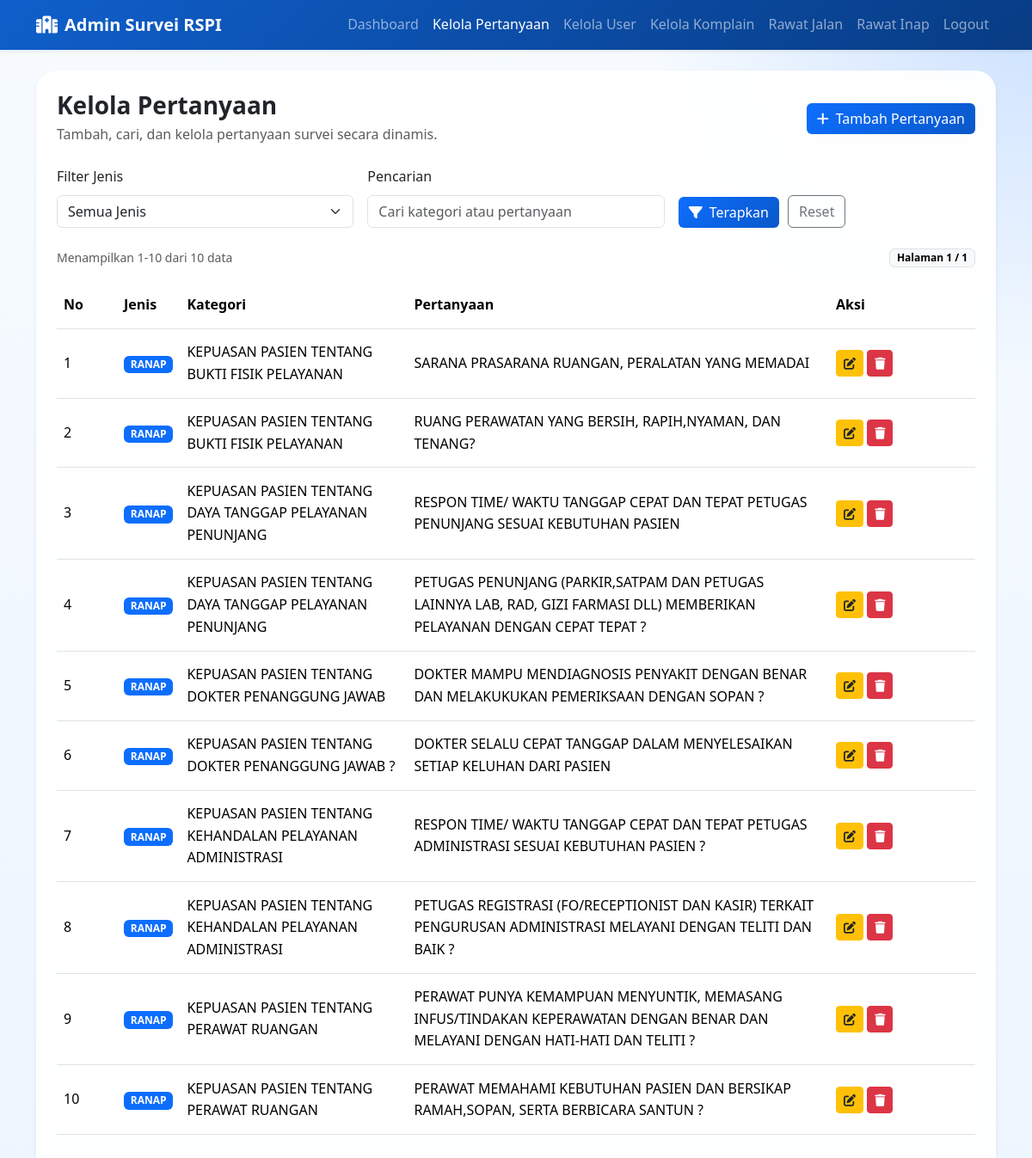
/admin/pertanyaan/index.php (signed in), run on the app's committed database.
### tables this page shows
CREATE TABLE `pertanyaan` (
  `id` int(11) NOT NULL,
  `jenis` enum('ralan','ranap') NOT NULL,
  `kategori` varchar(100) NOT NULL,
  `pertanyaan` text NOT NULL
);

### config/koneksi.php (called while the page is built, shortened)
<?php
function url(string $path = ''): string
{
    return BASE_URL . ($path !== '' ? '/' . ltrim($path, '/') : '');
}
function e(string $value): string
{
    return htmlspecialchars($value, ENT_QUOTES, 'UTF-8');
}
function user_saat_ini(): ?array
{
    return $_SESSION['user'] ?? null;
}
function user_punya_role(string ...$roles): bool
{
    $user = user_saat_ini();
    return in_array($user['role'], $roles, true);
}
?>

### admin/pertanyaan/index.php (the view, shortened to what this page needs)
<?php
require_once __DIR__ . '/../../config/koneksi.php';
$search = trim($_GET['q'] ?? '');
$page = max(1, (int) ($_GET['page'] ?? 1));
$perPage = 10;
$where = [];
$params = [];
$types = '';
$whereSql = $where ? ' WHERE ' . implode(' AND ', $where) : '';
$countSql = 'SELECT COUNT(*) AS total FROM pertanyaan' . $whereSql;
$dataSql = 'SELECT * FROM pertanyaan' . $whereSql . ' ORDER BY jenis ASC, kategori ASC, id DESC LIMIT ? OFFSET ?';
if ($params) {
    $stmtCount = mysqli_prepare($conn, $countSql);
    mysqli_stmt_bind_param($stmtCount, $types, ...$params);
    mysqli_stmt_execute($stmtCount);
    $countResult = mysqli_stmt_get_result($stmtCount);
    $totalData = (int) (mysqli_fetch_assoc($countResult)['total'] ?? 0);
    mysqli_stmt_close($stmtCount);
} else {
    $countResult = mysqli_query($conn, $countSql);
    $totalData = (int) (mysqli_fetch_assoc($countResult)['total'] ?? 0);
}
$totalPages = max(1, (int) ceil($totalData / $perPage));
$page = min($page, $totalPages);
$offset = ($page - 1) * $perPage;
$stmt = mysqli_prepare($conn, $dataSql);
$dataParams = $params;
$dataParams[] = $perPage;
$dataParams[] = $offset;
$dataTypes = $types . 'ii';
mysqli_stmt_bind_param($stmt, $dataTypes, ...$dataParams);
mysqli_stmt_execute($stmt);
$result = mysqli_stmt_get_result($stmt);
$activeMenu = 'pertanyaan';
require_once __DIR__ . '/../../includes/header.php';
require_once __DIR__ . '/../../includes/admin_nav.php';
?>
<div class="container py-4">
    <div class="card google-card border-0 shadow-sm">
        <div class="card-body p-4">
            <div class="d-flex flex-wrap justify-content-between align-items-center gap-3 mb-4">
                <div>
                    <h3 class="fw-bold mb-1">Kelola Pertanyaan</h3>
                    <p class="text-muted mb-0">Tambah, cari, dan kelola pertanyaan survei secara dinamis.</p>
                </div>
                <a href="<?= url('admin/pertanyaan/tambah.php'); ?>" class="btn btn-rs-primary"><i class="fa-solid fa-plus me-2"></i>Tambah Pertanyaan</a>
            </div>
            <form method="get" class="filter-grid mb-4">
                <div>
                    <label class="form-label">Filter Jenis</label>
                    <select name="jenis" class="form-select">
                        <option value="">Semua Jenis</option>
                    </select>
                </div>
                <div>
                    <label class="form-label">Pencarian</label>
                    <input type="text" name="q" class="form-control" value="<?= e($search); ?>" placeholder="Cari kategori atau pertanyaan">
                </div>
                <div class="filter-actions">
                    <button type="submit" class="btn btn-rs-primary"><i class="fa-solid fa-filter me-2"></i>Terapkan</button>
                    <a href="<?= url('admin/pertanyaan/index.php'); ?>" class="btn btn-outline-secondary">Reset</a>
                </div>
            </form>
            <div class="d-flex justify-content-between align-items-center flex-wrap gap-2 mb-3">
                <span class="text-muted small">Menampilkan <?= $totalData > 0 ? $offset + 1 : 0; ?>-<?= min($offset + $perPage, $totalData); ?> dari <?= $totalData; ?> data</span>
                <span class="badge text-bg-light border">Halaman <?= $page; ?> / <?= $totalPages; ?></span>
            </div>
            <div class="table-responsive">
                <table class="table table-hover align-middle">
                    <thead>
                        <tr>
                            <th width="70">No</th>
                            <th>Jenis</th>
                            <th>Kategori</th>
                            <th>Pertanyaan</th>
                            <th width="170">Aksi</th>
                        </tr>
                    </thead>
                    <tbody>
                        <?php if (mysqli_num_rows($result) === 0) : ?>
                            <tr><td colspan="5" class="text-center text-muted py-4">Belum ada data yang cocok dengan filter.</td></tr>
                        <?php else : ?>
                            <?php $no = $offset + 1; ?>
                            <?php while ($row = mysqli_fetch_assoc($result)) : ?>
                                <tr>
                                    <td><?= $no++; ?></td>
                                    <td><span class="badge text-bg-primary"><?= strtoupper(e($row['jenis'])); ?></span></td>
                                    <td><?= e($row['kategori']); ?></td>
                                    <td><?= e($row['pertanyaan']); ?></td>
                                    <td>
                                        <a href="<?= url('admin/pertanyaan/edit.php?id=' . $row['id']); ?>" class="btn btn-sm btn-warning text-dark"><i class="fa-solid fa-pen-to-square"></i></a>
                                        <a href="<?= url('admin/pertanyaan/hapus.php?id=' . $row['id']); ?>" class="btn btn-sm btn-danger" onclick="return confirm('Yakin ingin menghapus pertanyaan ini?')"><i class="fa-solid fa-trash"></i></a>
                                    </td>
                                </tr>
                            <?php endwhile; ?>
                        <?php endif; ?>
                    </tbody>
                </table>
            </div>
        </div>
    </div>
</div>
<?php require_once __DIR__ . '/../../includes/footer.php'; ?>

### includes/header.php (shortened to what this page needs)
<?php
$bodyClass = $bodyClass ?? 'bg-soft-blue';
?>
<!DOCTYPE html>
<html lang="id">
<head>
    <link href="https://cdn.jsdelivr.net/npm/bootstrap@5.3.3/dist/css/bootstrap.min.css" rel="stylesheet">
    <link href="https://cdnjs.cloudflare.com/ajax/libs/font-awesome/6.5.2/css/all.min.css" rel="stylesheet">
    <link href="<?= url('assets/css/style.css'); ?>" rel="stylesheet">
</head>
<body class="<?= e($bodyClass); ?>">

### includes/admin_nav.php (shortened to what this page needs)
<?php $activeMenu = $activeMenu ?? ''; ?>
<nav class="navbar navbar-expand-lg navbar-dark navbar-rs shadow-sm">
    <div class="container">
        <a class="navbar-brand fw-semibold" href="<?= url('admin/dashboard.php'); ?>"><i class="fa-solid fa-hospital me-2"></i>Admin Survei RSPI</a>
        <div class="collapse navbar-collapse" id="adminNav">
            <div class="navbar-nav ms-auto">
                <a class="nav-link <?= $activeMenu === 'dashboard' ? 'active' : ''; ?>" href="<?= url('admin/dashboard.php'); ?>">Dashboard</a>
                <?php if (user_punya_role('admin')) : ?>
                    <a class="nav-link <?= $activeMenu === 'pertanyaan' ? 'active' : ''; ?>" href="<?= url('admin/pertanyaan/index.php'); ?>">Kelola Pertanyaan</a>
                    <a class="nav-link <?= $activeMenu === 'users' ? 'active' : ''; ?>" href="<?= url('admin/users/index.php'); ?>">Kelola User</a>
                    <a class="nav-link <?= $activeMenu === 'komplain' ? 'active' : ''; ?>" href="<?= url('admin/komplain/index.php'); ?>">Kelola Komplain</a>
                <?php endif; ?>
                <a class="nav-link <?= $activeMenu === 'ralan' ? 'active' : ''; ?>" href="<?= url('admin/hasil/ralan.php'); ?>">Rawat Jalan</a>
                <a class="nav-link <?= $activeMenu === 'ranap' ? 'active' : ''; ?>" href="<?= url('admin/hasil/ranap.php'); ?>">Rawat Inap</a>
                <a class="nav-link" href="<?= url('auth/logout.php'); ?>">Logout</a>
            </div>
        </div>
    </div>
</nav>

### includes/footer.php (shortened to what this page needs)
</body>
</html>

### assets/css/style.css (style rules this page uses)
* { box-sizing: border-box; }
html { scroll-behavior: smooth; }
body { margin: 0; font-family: "Segoe UI", Tahoma, Geneva, Verdana, sans-serif; color: var(--rs-text); line-height: 1.6; }
.bg-soft-blue { background: radial-gradient(circle at top right, rgba(13, 110, 253, 0.18), transparent 24%), linear-gradient(180deg, #f7fbff 0%, #edf5ff 100%); min-height: 100vh; }
.navbar-rs { background: linear-gradient(135deg, #0f5fcb 0%, #083c84 100%); }
.hero-copy, .hero-panel, .google-card, .form-header-card { position: relative; z-index: 1; }
.google-card, .form-header-card { background: var(--rs-surface); border: 1px solid var(--rs-border); border-radius: 24px; box-shadow: 0 18px 40px rgba(20, 74, 145, 0.10); }
.btn-rs-primary { background: linear-gradient(135deg, #0d6efd 0%, #0a58ca 100%); border: none; color: #fff; }
.table > :not(caption) > * > * { padding-top: 0.9rem; padding-bottom: 0.9rem; }
.filter-grid { display: grid; grid-template-columns: repeat(auto-fit, minmax(180px, 1fr)); gap: 16px; }
.filter-actions { display: flex; gap: 10px; align-items: end; flex-wrap: wrap; }

### data on the page
pertanyaan: jenis "RANAP", kategori "KEPUASAN PASIEN TENTANG BUKTI FISIK PELAYANAN", pertanyaan "SARANA PRASARANA RUANGAN, PERALATAN YANG MEMADAI"
pertanyaan: jenis "RANAP", kategori "KEPUASAN PASIEN TENTANG BUKTI FISIK PELAYANAN", pertanyaan "RUANG PERAWATAN YANG BERSIH, RAPIH,NYAMAN, DAN TENANG?"
pertanyaan: jenis "RANAP", kategori "KEPUASAN PASIEN TENTANG DAYA TANGGAP PELAYANAN PENUNJANG", pertanyaan "RESPON TIME/ WAKTU TANGGAP CEPAT DAN TEPAT PETUGAS PENUNJANG SESUAI KEBUTUHAN PASIEN"
pertanyaan: jenis "RANAP", kategori "KEPUASAN PASIEN TENTANG DAYA TANGGAP PELAYANAN PENUNJANG", pertanyaan "PETUGAS PENUNJANG (PARKIR,SATPAM DAN PETUGAS LAINNYA LAB, RAD, GIZI FARMASI DLL) MEMBERIKAN PELAYANAN DENGAN CEPAT TEPAT ?"
pertanyaan: jenis "RANAP", kategori "KEPUASAN PASIEN TENTANG DOKTER PENANGGUNG JAWAB", pertanyaan "DOKTER MAMPU MENDIAGNOSIS PENYAKIT DENGAN BENAR DAN MELAKUKUKAN PEMERIKSAAN DENGAN SOPAN ?"
pertanyaan: jenis "RANAP", kategori "KEPUASAN PASIEN TENTANG DOKTER PENANGGUNG JAWAB ?", pertanyaan "DOKTER SELALU CEPAT TANGGAP DALAM MENYELESAIKAN SETIAP KELUHAN DARI PASIEN"
pertanyaan: jenis "RANAP", kategori "KEPUASAN PASIEN TENTANG KEHANDALAN PELAYANAN ADMINISTRASI", pertanyaan "RESPON TIME/ WAKTU TANGGAP CEPAT DAN TEPAT PETUGAS ADMINISTRASI SESUAI KEBUTUHAN PASIEN ?"
pertanyaan: jenis "RANAP", kategori "KEPUASAN PASIEN TENTANG KEHANDALAN PELAYANAN ADMINISTRASI", pertanyaan "PETUGAS REGISTRASI (FO/RECEPTIONIST DAN KASIR) TERKAIT PENGURUSAN ADMINISTRASI MELAYANI DENGAN TELITI DAN BAIK ?"
pertanyaan: jenis "RANAP", kategori "KEPUASAN PASIEN TENTANG PERAWAT RUANGAN", pertanyaan "PERAWAT PUNYA KEMAMPUAN MENYUNTIK, MEMASANG INFUS/TINDAKAN KEPERAWATAN DENGAN BENAR DAN MELAYANI DENGAN HATI-HATI DAN TELITI ?"
pertanyaan: jenis "RANAP", kategori "KEPUASAN PASIEN TENTANG PERAWAT RUANGAN", pertanyaan "PERAWAT MEMAHAMI KEBUTUHAN PASIEN DAN BERSIKAP RAMAH,SOPAN, SERTA BERBICARA SANTUN ?"

### other printed values
$offset + 1 "1"
min($offset + $perPage, $totalData) "10"
$totalData "10"
$page "1"
$totalPages "1"
